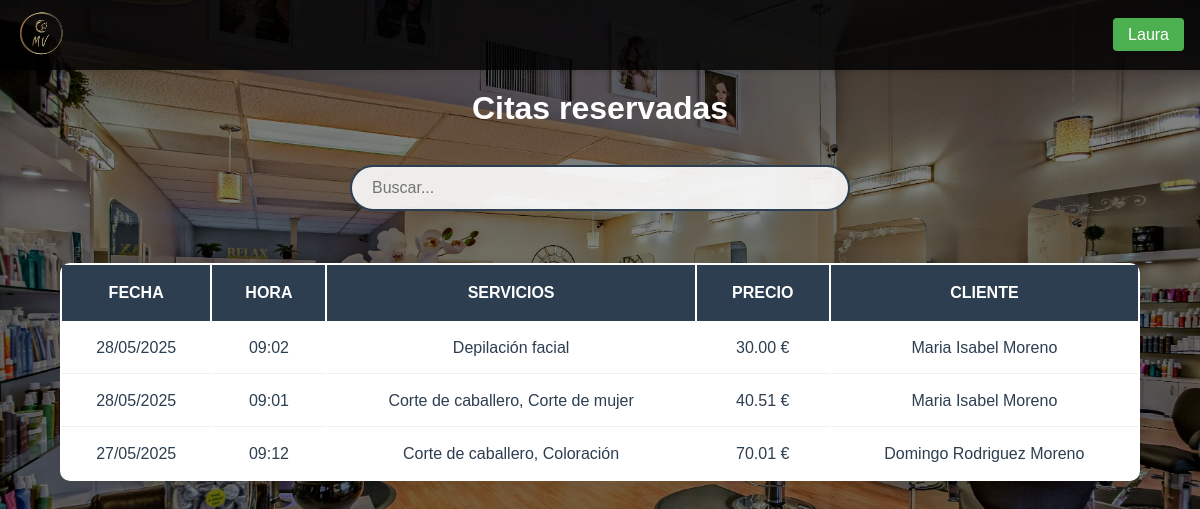
/paginas/citas.php (signed in), run on the app's committed database.
### tables this page shows
CREATE TABLE `citas` (
  `id_cita` int NOT NULL AUTO_INCREMENT,
  `id_cliente` int DEFAULT NULL,
  `fecha_cita` date NOT NULL,
  `hora_inicio` time NOT NULL,
  `hora_fin` time DEFAULT NULL,
  `estado` enum('reservada','cancelada','finalizada') NOT NULL,
  `duracion_total` int NOT NULL,
  `precio_final` decimal(10,2) DEFAULT NULL,
  PRIMARY KEY (`id_cita`),
  KEY `id_cliente` (`id_cliente`),
  KEY `idx_fecha_cita` (`fecha_cita`),
  CONSTRAINT `citas_ibfk_1` FOREIGN KEY (`id_cliente`) REFERENCES `clientes` (`id_cliente`)
);

### paginas/citas.php (the view, shortened to what this page needs)
<!DOCTYPE html>
<html lang="es">
<head>
    <link rel="stylesheet" href="/TFGPeluqueria/css/styles.css">
</head>
<body>
    <?php
        require_once $_SERVER['DOCUMENT_ROOT'] . '/TFGPeluqueria/funcionalidades/conexion.php';
        include $_SERVER['DOCUMENT_ROOT'] . '/TFGPeluqueria/plantillas/navbar.php';
        $filtro = $_GET['filtro'] ?? 'reservadas';
        $condicionEstado = ($filtro === 'reservadas')
            ? "c.estado = 'reservada'"
            : "c.estado IN ('finalizada', 'cancelada')";
        $citas = [];
        try {
            $stmt = $conn->prepare("
                SELECT c.id_cita, c.fecha_cita, c.hora_inicio, c.estado,
                    c.precio_final,
                    GROUP_CONCAT(s.nombre_servicio SEPARATOR ', ') AS servicios,
                    CONCAT(cli.nombre, ' ', cli.apellidos) AS cliente
                FROM citas c
                JOIN clientes cli ON c.id_cliente = cli.id_cliente
                JOIN citas_servicios cs ON c.id_cita = cs.id_cita
                JOIN servicios s ON cs.id_servicio = s.id_servicio
            WHERE $condicionEstado
                GROUP BY c.id_cita
                ORDER BY c.fecha_cita DESC, c.hora_inicio DESC
            ");
            $stmt->execute();
            $citas = $stmt->fetchAll(PDO::FETCH_ASSOC);
        } catch (PDOException $e) {
            echo "Error al obtener citas: " . $e->getMessage();
        }
    ?>
    <div class="contenedor-principal">
        <h1>Citas <?= $filtro === 'reservadas' ? 'reservadas' : 'finalizadas o canceladas' ?></h1>
        <br>
        <?php if (empty($citas)): ?>
                <p>No hay citas <?= $filtro === 'reservadas' ? 'reservadas' : 'finalizadas o canceladas' ?>.</p>
        <?php else: ?>
	    <div class="contenedor-busqueda">
                <input type="text" id="buscador-general" class="buscador-general input-busqueda"  placeholder="Buscar..." data-tabla=".tabla-scroll .tabla-citas">
	    </div>
	    <div class="tabla-scroll">
            <table class="tabla-citas">
                <thead>
                    <tr>
                        <th>Fecha</th>
                        <th>Hora</th>
                        <th>Servicios</th>
                        <th>Precio</th>
                        <th>Cliente</th>
		            </tr>
                </thead>
                <tbody>
                    <?php foreach ($citas as $cita): ?>
                        <tr onclick="window.location='/TFGPeluqueria/paginas/datos_cita.php?id_cita=<?= $cita['id_cita'] ?>'" style="cursor: pointer;">
                            <td><?= date('d/m/Y', strtotime($cita['fecha_cita'])) ?></td>
                            <td><?= date('H:i', strtotime($cita['hora_inicio'])) ?></td>
                            <td><?= $cita['servicios'] ?></td>
                            <td><?= number_format($cita['precio_final'], 2) ?> €</td>
                            <td><?= $cita['cliente'] ?></td>
                        </tr>
                    <?php endforeach; ?>
                </tbody>
            </table>
	    </div>
        <?php endif; ?>
    </div>
</body>
</html>

### css/styles.css (style rules this page uses)
* { margin: 0; padding: 0; box-sizing: border-box; font-family: 'Arial', sans-serif; }
:root { --color-primario: #2c3e50; --color-secundario: #e67e22; --fondo-beige: #FFF8DC; --tabla-dorado: #20d4da; --color-desplegables: rgba(25, 121, 230, 0.459); }
html, body { background-color: #000; color: white; }
body { min-height: 100vh; position: relative; margin: 0; padding: 0; }
body::before { content: ""; position: absolute; top: 0; left: 0; width: 100%; height: 100%; background: linear-gradient(rgba(0, 0, 0, 0.5), rgba(0, 0, 0, 0.5)), url('/TFGPeluqueria/imagenes/Fondo.webp') center/cover; background-attachment: scroll; }
.contenedor-principal, .registros-container { padding-top: 90px; position: relative; color: white; min-height: 100vh; display: flex; flex-direction: column; justify-content: flex-start; align-items: center; text-align: center; }
.tabla-citas { width: 90%; margin: 2rem auto; background: white; border-radius: 10px; box-shadow: 0 2px 15px rgba(0, 0, 0, 0.1); overflow: hidden; overflow-x: auto; }
.tabla-citas th { background-color: var(--color-primario); color: white; padding: 1.2rem; text-align: center; font-weight: 600; text-transform: uppercase; }
.tabla-citas td { padding: 1rem; border-bottom: 1px solid #eeeeee; color: var(--color-primario); }
.tabla-citas tr:last-child td { border-bottom: none; }
.tabla-scroll { width: 100%; overflow-x: auto; }
.contenedor-busqueda { margin: 20px 0; width: 90%; max-width: 500px; }
.input-busqueda { width: 100%; padding: 12px 20px; border: 2px solid var(--color-primario); border-radius: 25px; font-size: 16px; background: rgba(255, 255, 255, 0.9); transition: all 0.3s ease; }

### data on the page
citas: fecha_cita "28/05/2025", hora_inicio "09:02", servicios "Depilación facial", precio_final "30.00", cliente "Maria Isabel Moreno"
citas: fecha_cita "28/05/2025", hora_inicio "09:01", servicios "Corte de caballero, Corte de mujer", precio_final "40.51", cliente "Maria Isabel Moreno"
citas: fecha_cita "27/05/2025", hora_inicio "09:12", servicios "Corte de caballero, Coloración", precio_final "70.01", cliente "Domingo Rodriguez Moreno"

### other printed values
$_SESSION['nombre'] "Laura"
